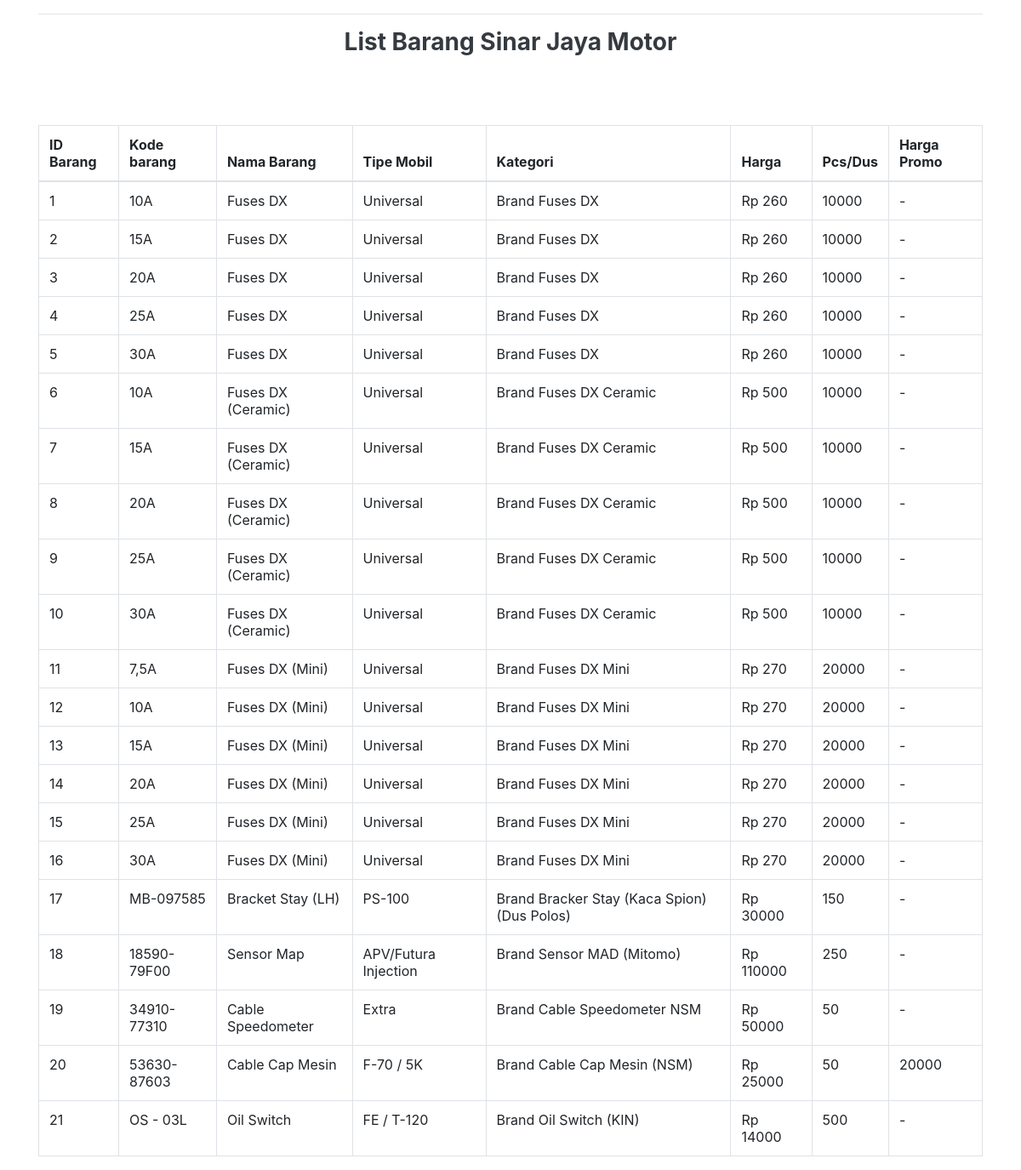
/list_b.php (signed in), run on the app's committed database.
### tables this page shows
CREATE TABLE `tb_barang` (
  `id_b` int(11) NOT NULL,
  `kode_b` varchar(100) NOT NULL,
  `nama_b` varchar(500) NOT NULL,
  `tipe_mobil` varchar(100) NOT NULL,
  `kategori` varchar(100) NOT NULL,
  `harga` int(100) NOT NULL,
  `pcs_dus` int(11) NOT NULL,
  `harga_p` varchar(100) NOT NULL,
  `qty` int(11) NOT NULL,
  `stat` int(11) NOT NULL DEFAULT 0
);

### list_b.php (the view, shortened to what this page needs)
<?php
include 'function.php';
?>
<html>
<head>
  <link rel="stylesheet" href="https://maxcdn.bootstrapcdn.com/bootstrap/4.5.2/css/bootstrap.min.css">
  <link rel="stylesheet" type="text/css" href="https://cdn.datatables.net/1.10.19/css/jquery.dataTables.css">
  <link rel="stylesheet" type="text/css" href="https://cdn.datatables.net/buttons/1.6.5/css/buttons.dataTables.min.css">
  <link rel="stylesheet" type="text/css" href="https://cdn.datatables.net/1.10.19/css/jquery.dataTables.min.css">
</head>
<body>
    <div class="container">
        <hr>
            <div class="row">
                <div class="col text-center">
                    <h3 class="h3 text-dark"><strong>List Barang Sinar Jaya Motor</strong></h3>
                </div>
            </div>
            <br>
            <br>
            <br>
		<div class="data-tables datatable-dark">
            <table class="table table-bordered" id="exportkeluar" width="100%" cellspacing="0">
                <thead>
                    <tr>
                        <th>ID Barang</th>
                        <th>Kode barang</th>
                        <th>Nama Barang</th>
                        <th>Tipe Mobil</th>
                        <th>Kategori</th>
                        <th>Harga</th>
                        <th>Pcs/Dus</th>
                        <th>Harga Promo</th>
                    </tr>
                </thead>
                <tbody>
                    <?php
                        $ambilsemuadatastock = mysqli_query($koneksi,"SELECT * FROM  tb_barang");
                        $i=1;
                        while($data=mysqli_fetch_array($ambilsemuadatastock)){
                            $kodebarang = $data['kode_b'];
                            $namabarang = $data['nama_b'];
                            $Tipe_Mobil = $data['tipe_mobil'];
                            $Kategori   = $data['kategori'];
                            $Harga      = $data['harga'];
                            $qtyd       = $data['pcs_dus'];
                            $promo      = $data['harga_p'];
                    ?>
                    <tr>
                        <td><?=$i++?></td>
                        <td><?php echo $kodebarang;?></td>
                        <td><?php echo $namabarang;?></td>
                        <td><?php echo $Tipe_Mobil;?></td>
                        <td><?php echo $Kategori;?></td>
                        <td>Rp <?php echo $Harga;?></td>
                        <td><?php echo $qtyd;?></td>
                        <td><?php echo $promo;?></td>
                    </tr>
                    <?php }; ?>
                </tbody>
            </table>
        </div>
    </div>
</body>
</html>

### data on the page
tb_barang: kode_b "10A", nama_b "Fuses DX", tipe_mobil "Universal", kategori "Brand Fuses DX", harga "260", pcs_dus "10000", harga_p "-"
tb_barang: kode_b "15A", nama_b "Fuses DX", tipe_mobil "Universal", kategori "Brand Fuses DX", harga "260", pcs_dus "10000", harga_p "-"
tb_barang: kode_b "20A", nama_b "Fuses DX", tipe_mobil "Universal", kategori "Brand Fuses DX", harga "260", pcs_dus "10000", harga_p "-"
tb_barang: kode_b "25A", nama_b "Fuses DX", tipe_mobil "Universal", kategori "Brand Fuses DX", harga "260", pcs_dus "10000", harga_p "-"
tb_barang: kode_b "30A", nama_b "Fuses DX", tipe_mobil "Universal", kategori "Brand Fuses DX", harga "260", pcs_dus "10000", harga_p "-"
tb_barang: kode_b "10A", nama_b "Fuses DX (Ceramic)", tipe_mobil "Universal", kategori "Brand Fuses DX Ceramic", harga "500", pcs_dus "10000", harga_p "-"
tb_barang: kode_b "15A", nama_b "Fuses DX (Ceramic)", tipe_mobil "Universal", kategori "Brand Fuses DX Ceramic", harga "500", pcs_dus "10000", harga_p "-"
tb_barang: kode_b "20A", nama_b "Fuses DX (Ceramic)", tipe_mobil "Universal", kategori "Brand Fuses DX Ceramic", harga "500", pcs_dus "10000", harga_p "-"
tb_barang: kode_b "25A", nama_b "Fuses DX (Ceramic)", tipe_mobil "Universal", kategori "Brand Fuses DX Ceramic", harga "500", pcs_dus "10000", harga_p "-"
tb_barang: kode_b "30A", nama_b "Fuses DX (Ceramic)", tipe_mobil "Universal", kategori "Brand Fuses DX Ceramic", harga "500", pcs_dus "10000", harga_p "-"
tb_barang: kode_b "7,5A", nama_b "Fuses DX (Mini)", tipe_mobil "Universal", kategori "Brand Fuses DX Mini", harga "270", pcs_dus "20000", harga_p "-"
tb_barang: kode_b "10A", nama_b "Fuses DX (Mini)", tipe_mobil "Universal", kategori "Brand Fuses DX Mini", harga "270", pcs_dus "20000", harga_p "-"
tb_barang: kode_b "15A", nama_b "Fuses DX (Mini)", tipe_mobil "Universal", kategori "Brand Fuses DX Mini", harga "270", pcs_dus "20000", harga_p "-"
tb_barang: kode_b "20A", nama_b "Fuses DX (Mini)", tipe_mobil "Universal", kategori "Brand Fuses DX Mini", harga "270", pcs_dus "20000", harga_p "-"
tb_barang: kode_b "25A", nama_b "Fuses DX (Mini)", tipe_mobil "Universal", kategori "Brand Fuses DX Mini", harga "270", pcs_dus "20000", harga_p "-"
tb_barang: kode_b "30A", nama_b "Fuses DX (Mini)", tipe_mobil "Universal", kategori "Brand Fuses DX Mini", harga "270", pcs_dus "20000", harga_p "-"
tb_barang: kode_b "MB-097585", nama_b "Bracket Stay (LH)", tipe_mobil "PS-100", kategori "Brand Bracker Stay (Kaca Spion) (Dus Polos)", harga "30000", pcs_dus "150", harga_p "-"
tb_barang: kode_b "18590-79F00", nama_b "Sensor Map", tipe_mobil "APV/Futura Injection", kategori "Brand Sensor MAD (Mitomo)", harga "110000", pcs_dus "250", harga_p "-"
tb_barang: kode_b "34910-77310", nama_b "Cable Speedometer", tipe_mobil "Extra", kategori "Brand Cable Speedometer NSM", harga "50000", pcs_dus "50", harga_p "-"
tb_barang: kode_b "53630-87603", nama_b "Cable Cap Mesin", tipe_mobil "F-70 / 5K", kategori "Brand Cable Cap Mesin (NSM)", harga "25000", pcs_dus "50", harga_p "20000"
tb_barang: kode_b "OS - 03L", nama_b "Oil Switch", tipe_mobil "FE / T-120", kategori "Brand Oil Switch (KIN)", harga "14000", pcs_dus "500", harga_p "-"
